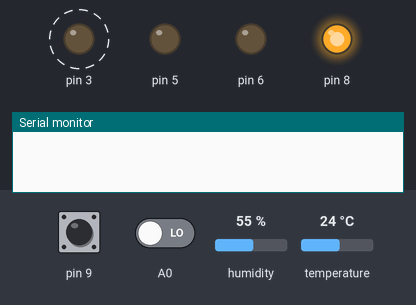
Bench run of a sketch on a simulated Arduino Uno, built with avr-gcc and run on an emulated ATmega328P. Parts: output pins drawn as LEDs (lit = HIGH), the last lines printed to the serial monitor. Dashed ring = blinking. Inputs (shaded band) come from the test bench; at power-on: pin 9 HIGH, A0 LOW, humidity 55 %, temperature 24 °C.

Above: at 4.7 s.
4.8 s: pin 9 pulled LOW for 3.2 s
At 5.2 s:
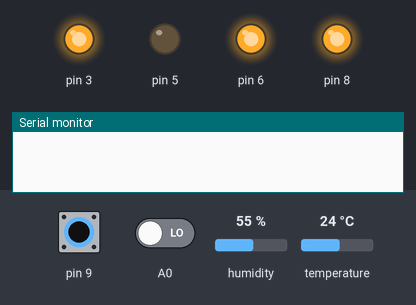
10.3 s: A0 driven HIGH
At 11.65 s:
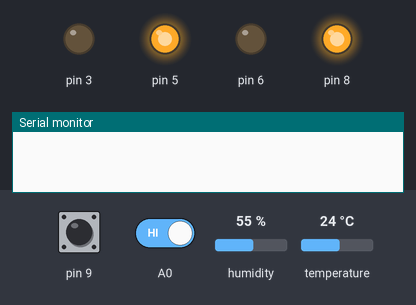
13.3 s: pin 9 pulled LOW for 1 s
At 31.83 s:
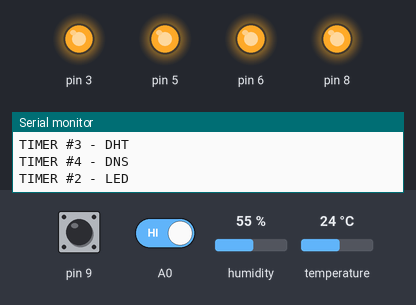
Timing chart, 0 to 32.5 s (numbered marks = the images above; inputs shaded):
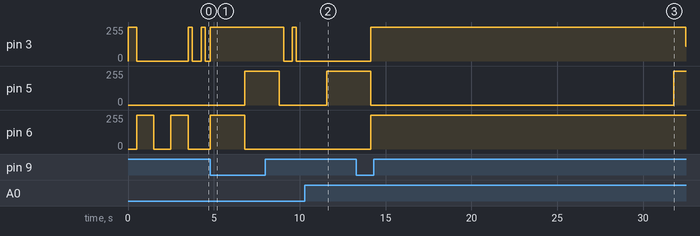

Measured:
- after the input at 4.8 s, pin 5: 0/255 → 255/255 after 2.0 s, → 0/255 2.0 s later; pin 6: 0/255 → 255/255 at once, → 0/255 2.0 s later
- after the input at 10.3 s, pin 3: stops changing and stays 0/255; pin 5: 0/255 → 254/255 after 1.3 s
- after the input at 13.3 s, pin 3: 0/255 → 255/255 after 0.84 s, → 254/255 2.3 s later; pin 5: 254/255 → 0/255 after 0.84 s

The sketch:

dat_HttpServer_v5.ino
```cpp
#include <Wire.h>
#include "RTClib.h"
#include <EtherCard.h>
#include "DHT.h"
#include <avr/wdt.h>

//RTC OBJECT & PIN
RTC_DS1307 rtc;
DHT dht(7, DHT11);
const byte dhtPowerPin PROGMEM = 8; //dht power pin

///LED MODULE PINS (PWM)
const byte rPin PROGMEM = 3; //Red
const byte gPin PROGMEM = 6; //Green
const byte bPin PROGMEM = 5; //Blue
byte rState = 0; byte gState = 0; byte bState = 0; //To make server more responsive, we don't need to turn ON an LED already ON.

////POWER SENSOR
const byte wPin PROGMEM = A0; //Power sensor input
byte wallPower = 0; //Wall Power sensor value
long outageTotal = 0; //Amount in seconds power was out for 1 days time.
long outageSeq = 0; //Amount of time in seconds power was out consecutively. If power comes back on, this will reset to 0.

//BUTTON INPUT
const byte iPin PROGMEM = 9; //Side input button

//ETHERNET ATTRIBUTES
const byte myip[] = { 192,168,200,5 };
const byte gwip[] = { 192,168,200,1 };
const byte dnsip[] = { 8,8,8,8 };
const byte netmask[] = { 255,255,255,0 };
const byte mymac[] = { 0x72,0x69,0x69,0x2D,0x38,0x31 };
unsigned int lastPort = 65000; //Webserver listens on port 65000. But website calls requires port 80.

//WEBITE ATTRIBUTES
const char dnsSite[] PROGMEM = "www.duckdns.org";
const byte dnsSiteIP[] PROGMEM = { 54,191,157,42 }; //this is a failsafe of duckdns's public ip. Used when DNS fails to resolve.
const char ipSite[] PROGMEM = "www.myexternalip.com";
const byte ipSiteIP[] PROGMEM = { 78,47,139,102 }; //this is a failsafe of myexternalip's public ip. Used when DNS fails to resolve.

//TIMERS USED IN LOOP
////These values are adjusted later in the loop upon success. Short intervals are nessisary for startup.
unsigned long cMillis = millis();
unsigned long pMillis1 = 0; unsigned long interval1 = 1000; //Used in power outage routine
unsigned long pMillis2 = 0; unsigned long interval2 = 10; //Surges Normal Blue LED to teal (Cosmetic)
unsigned long pMillis3 = 0; unsigned long interval3 = 4000; //When to check temp/hum from DHT11
unsigned long pMillis4 = 0; unsigned long interval4 = 6000; //When to check public IP and update DNS

//GENERAL USAGE ARRAYS
int httpCalls[] = {0,0,0,0}; //HTTP call successes and fail populate this array. Used in debug output.
int newTime[] = {0,0,0,0,0,0}; //For the landing page /rtc/1/etc. Used to set time manually.

//RTC & DHT11
byte rtcMonth = ""; byte rtcDay = ""; int rtcYear = ""; byte rtcHour = 0; byte rtcMinute = 0; byte rtcSecond = 0;
byte temp; byte hum;

//
byte Ethernet::buffer[500]; // tcp/ip send and receive buffer
BufferFiller bfill;
char publicIP[16]; //Buffer for public IP
char conkat[100]; //See ctrl+f -> "sprintf"

//DNS CALL & CONTROL
byte debug = 0; //If 1,debug mode is enabled and display httpCalls[] data via HTTP /info
byte callCtrl = 0; //flag that idicates when and not to parse the public ip
int httpFails = 0; byte callStatus = 0; int index1; int index2;
byte callToogle = 0; //flips between myexternal and duckdns (1. get ip, 2. send ip if #1 was successful)
//

void setup(){
  Serial.begin(9600);
  MCUSR = 0; //wd reset

  //Turn RED LED on. If this setup pass, blink GREEN twice. Else just stay RED.
  pinMode(rPin, OUTPUT); pinMode(gPin, OUTPUT); pinMode(bPin, OUTPUT); pinMode(iPin, INPUT_PULLUP); pinMode(wPin, INPUT); pinMode(dhtPowerPin,OUTPUT);
  digitalWrite(rPin, HIGH); digitalWrite(dhtPowerPin, HIGH); delay(500);

  //rtc checks
  dht.begin();
  while (!rtc.begin()) { Serial.println(F("RTC(1)")); delay(250); }
  while (!rtc.isrunning()) { Serial.println(F("RTC(2)")); delay(250); }
  while (ether.begin(sizeof Ethernet::buffer, mymac, 10) == 0) { Serial.println(F("Ether(0)")); delay(250); }
  ether.staticSetup(myip, gwip, dnsip, netmask);
  if (!ether.staticSetup(myip, gwip, dnsip, netmask)) { Serial.println(F("Static(0)")); while (1); }

  //testdns
  if ((!ether.dnsLookup(dnsSite)) && (!ether.dnsLookup(ipSite))) { Serial.println("DNS failed"); while(1); }
  ether.hisport = 65000; //65535
  //ether.printIp("IP:  ", ether.myip); ether.printIp("GW:  ", ether.gwip); ether.printIp("DNS: ", ether.dnsip); ether.printIp("netmask: ", ether.netmask); ether.printIp("Port:  ", ether.hisport);
  digitalWrite(rPin, LOW); digitalWrite(gPin, HIGH); delay(1000); digitalWrite(gPin, LOW); delay(1000); digitalWrite(gPin, HIGH); delay(1000); digitalWrite(gPin, LOW);
}

static void Callback (byte status, word off, word len) {
  if (status == 0) {
    char *data = (char *) Ethernet::buffer + off;
    if ((data[9] == 0x32) && (data[10] == 0x30) && (data[11] == 0x30)) { // 200 response
      if (callCtrl) {
        String ipBuff;
        //data extract 1. start 10 char from end. 2. find ends until whitespace. 3. add chars inbetween to ipbuff
        for (int x = (strlen(data)-10); x<(strlen(data)); x++) { if ((data[x] == 0x20 || (isspace(data[x])))) { index1 = x; break; } }
        for (int x = (strlen(data)-10); x>0; x--) { if ((data[x] == 0x20 || (isspace(data[x])))) { index2 = x; break; } }
        for (int x = index2; x<index1; x++) { if ((data[x] == 0x2e || (isdigit(data[x])))) { ipBuff += data[x]; } } //0x2e = decimal char
        if (ipBuff.length() >= 7) { //1.2.3.4 = 7+
          ipBuff.toCharArray(publicIP, 16);
          httpCalls[0] = httpCalls[0] + 1; //pass
          callStatus = 1;
        } else {
          publicIP[0] = {""}; // can check public ip before calling dns update
          httpCalls[1] = httpCalls[1] + 1; //fail
          callStatus = 0;
        }
      } else { //dns call 338-K 337-O
        if ((data[337] == 0x4F) && (data[338] == 0x4B)) { //OK
          httpCalls[2] = httpCalls[2] + 1; //pass
          callStatus = 1;
        } else {
          httpCalls[3] = httpCalls[3] + 1; //fail
          callStatus = 0;
        }
      }
    }
  if (debug) {Serial.println(data);}
  } else {
    httpFails += 1;
    callStatus = 0;
  }
}
void Call_Myexternal() {
      if (ether.dnsLookup(ipSite)) {
        ether.copyIp(ether.hisip, ether.hisip);
      } else {
        ether.copyIp(ether.hisip, ipSiteIP);
      }
      if (lastPort == 65000) { ether.hisport = 80; lastPort = 80; }
      ether.browseUrl(PSTR("/"), "raw", ipSite, Callback);
}
void Call_Duckdns() {
      if (ether.dnsLookup(dnsSite)) {
        ether.copyIp(ether.hisip, ether.hisip);
      } else {
        ether.copyIp(ether.hisip, dnsSiteIP);
      }
      if (lastPort == 65000) { ether.hisport = 80; lastPort = 80; }
      sprintf(conkat,"update?domains=[DOMAIN]&token=[TOKEN]&ip=%s", publicIP);
      ether.browseUrl(PSTR("/"), conkat, dnsSite, Callback);
}

//LED CONTROL
void RGBRESET() {
  rState = 0; gState = 0; bState = 0;
  digitalWrite(rPin, LOW); digitalWrite(gPin, LOW); digitalWrite(bPin, LOW); return;
}
void RGBLED(byte r, byte g, byte b) {
  byte bri;

       if ((r) && (!rState)) { for ( bri = 0; bri < 255; bri += 1 ){ analogWrite(rPin, bri); delay(5); } rState = 1; }
  else if ((g) && (!gState)) { for ( bri = 0; bri < 255; bri += 1 ){ analogWrite(gPin, bri); delay(5); } gState = 1; }
  else if ((b) && (!bState)) { for ( bri = 0; bri < 255; bri += 1 ){ analogWrite(bPin, bri); delay(5); } bState = 1; }

       if ((!r) && (rState)) { for ( bri = 255; bri > 0; bri -= 1 ){ analogWrite(rPin, bri); delay(5); } rState = 0; }
  else if ((!g) && (gState)) { for ( bri = 255; bri > 0; bri -= 1 ){ analogWrite(gPin, bri); delay(5); } gState = 0; }
  else if ((!b) && (bState)) { for ( bri = 255; bri > 0; bri -= 1 ){ analogWrite(bPin, bri); delay(5); } bState = 0; }
}
// http200 alert ok temp dns button
void ButtonHandler() {
    byte btnHold = 0;
    while (!digitalRead(iPin)) {
      if (btnHold > 8) {
        //holding the button too long
        RGBRESET();
        for (byte i = 1; i < 5; i++) { digitalWrite(rPin, HIGH); delay(500); digitalWrite(rPin, LOW); delay(500); } return;
      } else {
        btnHold += 1;
        if ((btnHold > 0) && (btnHold <= 2))      { RGBRESET(); digitalWrite(rPin, HIGH); digitalWrite(gPin, HIGH); digitalWrite(bPin, LOW);  }
        else if ((btnHold > 2) && (btnHold <= 4)) { RGBRESET(); digitalWrite(rPin, HIGH); digitalWrite(gPin, LOW);  digitalWrite(bPin, HIGH);  }
        else if ((btnHold > 4) && (btnHold <= 6)) { RGBRESET(); digitalWrite(rPin, LOW);  digitalWrite(gPin, HIGH); digitalWrite(bPin, HIGH);  }
        else if ((btnHold > 6) && (btnHold <= 8)) { RGBRESET(); digitalWrite(rPin, HIGH); digitalWrite(gPin, HIGH); digitalWrite(bPin, HIGH); }
        delay(1000);
      }
    }
    if ((btnHold > 0) && (btnHold <= 2)) {
      //mode #1
      if (debug) { debug = 0; } else { debug = 1; }
    }
    else if ((btnHold > 2) && (btnHold <= 4)) {
      //mode #2
      if (!callToogle) {
        callCtrl = 1; callToogle = 1;
        Call_Myexternal();
      } else {
        callCtrl = 1; callToogle = 0;
        Call_Duckdns();
      }
    }
    else if ((btnHold > 4) && (btnHold <= 6)) {
      //mode #4
      digitalWrite(dhtPowerPin, LOW); delay(2000); digitalWrite(dhtPowerPin, HIGH); delay(2000);
      GetTemps();
      rtc.adjust(DateTime(F(__DATE__), F(__TIME__)));
      DateAndTime();
    }
    else if ((btnHold > 6) && (btnHold <= 8)) {
      wdt_enable(WDTO_15MS); for(;;) { /*do nothing until reset*/ };
    }
    else {
      RGBRESET();
      for (byte i = 1; i < 5; i++) {  digitalWrite(rPin, HIGH); delay(500); digitalWrite(rPin, LOW); delay(500);  } return;
    }
}


//TEMP and HUM FROM DHT11
void GetTemps() {
  byte fails = 0;
  while (fails < 2) {
    temp = dht.readTemperature(true);
    hum = dht.readHumidity();
    if (isnan(temp) || isnan(hum)) {
      fails += 1; temp = 0; hum = 0; delay(2000);
    } else {
      break;
    }
  }
  return;
}

//DATE AND TIME FROM RTC
void DateAndTime() {
    DateTime now = rtc.now();
    rtcMonth = now.month(); rtcDay = now.day(); rtcYear = now.year();
    rtcHour = now.hour(); rtcMinute = now.minute(); rtcSecond = now.second();
}
static word http_function() {
  bfill = ether.tcpOffset();
  bfill.emit_p(PSTR(
    "HTTP/1.0 200 OK\r\n"
    "Content-Type: text/html\r\n"
    "Retry-After: 600\r\n"
    "\r\n"
    "$D"), callStatus);
  return bfill.position();
}
static word http_debug() {
  bfill = ether.tcpOffset();
  bfill.emit_p(PSTR(
    "HTTP/1.0 200 OK\r\n"
    "Content-Type: text/html\r\n"
    "Retry-After: 600\r\n"
    "\r\n"
    "$D^$D^$D^$D^$D^$D"), debug, httpCalls[0], httpCalls[1], httpCalls[2], httpCalls[3], httpFails);
  return bfill.position();
}
static word http_Info() {
  //float is the lowest data type large enough to hold the amount of seconds in 1 day. outageSeq & outageTotal have to be converted to char work with ethercard.
  char outageS[8]; dtostrf(outageSeq, 7, 0, outageS);
  char outageT[8]; dtostrf(outageTotal, 7, 0, outageT);
  bfill = ether.tcpOffset();
  bfill.emit_p(PSTR(
    "HTTP/1.0 200 OK\r\n"
    "Content-Type: text/html\r\n"
    "Retry-After: 600\r\n"
    "\r\n"
    "$D/$D/$D^$D:$D:$D^$D^$D^$D^$S^$S"), rtcMonth, rtcDay, rtcYear, rtcHour, rtcMinute, rtcSecond, temp, hum, wallPower, outageS, outageT);
  return bfill.position();
}
static word http_NotFound() {
  bfill = ether.tcpOffset();
  bfill.emit_p(PSTR(
    "HTTP/1.0 404 Not Found\r\n"
    "Content-Type: text/html\r\n\r\n"));
  return bfill.position();
}
/*_________________________________________________________________________________________________________*/
void loop(){
  cMillis = millis();
  word len = ether.packetReceive();
  word pos = ether.packetLoop(len);
  if (pos){
    //ALL HTTP TASKS
    char *data = (char *) Ethernet::buffer + pos;
    String buff;
    for (byte x = 5; x<100; x++) {
      //figure out url parameters
      if (isspace(data[x])) { break; } else { buff += data[x]; }
    }
    //get the command from buff and set a flag for the switch below (for organization?)
    byte ctrl = 0;
         if (buff == "info")                  { ctrl = 1; }
    else if (buff.substring(0,6) == "rtc/0/") { ctrl = 2; }
    else if (buff.substring(0,5) == "rtc/1")  { ctrl = 3; }
    else if (buff == "dht")                   { ctrl = 4; }
    else if (buff == "reset")                 { ctrl = 5; }
    else if (buff == "debug")                 { ctrl = 6; }
    else if (buff == "dns")                   { ctrl = 7; }

    switch (ctrl) {
      case 1:
        //info
        DateAndTime();
        if (!debug) {
          ether.httpServerReply(http_Info());
        } else {
          ether.httpServerReply(http_debug());
        }
        RGBLED(1,1,1); //RGBLED(r,g,b)
        break;

      case 2:
        //rtc/0/
        newTime[0] = 0; newTime[1] = 0; newTime[2] = 0; newTime[3] = 0; newTime[4] = 0; newTime[5] = 0; index1 = 0;
        buff = buff.substring(6);
        for (byte i = 0; i < buff.length(); i++) {
          if (buff[i] == 0x2D) { //hyphen
            if      (newTime[0] == 0) { newTime[0] = buff.substring(0, i).toInt();        index2 = i;}
            else if (newTime[1] == 0) { newTime[1] = buff.substring(index2+1, i).toInt(); index2 = i;}
            else if (newTime[2] == 0) { newTime[2] = buff.substring(index2+1, i).toInt(); index2 = i;}
            else if (newTime[3] == 0) { newTime[3] = buff.substring(index2+1, i).toInt(); index2 = i;}
            else if (newTime[4] == 0) { newTime[4] = buff.substring(index2+1, i).toInt(); newTime[5] = buff.substring(i+1).toInt();} else { break; }
          }
        }
        index1 = 0;
        if ((newTime[0] != 0) && (newTime[1] != 0) && (newTime[2] != 0)) {
          rtc.adjust(DateTime(newTime[0], newTime[1], newTime[2], newTime[3], newTime[4], newTime[5]));
          callStatus = 1;
        } else {
          callStatus = 0;
        }
        ether.httpServerReply(http_function());
        RGBLED(1,1,1);
        break;
      case 3:
        //rtc/1
        rtc.adjust(DateTime(F(__DATE__), F(__TIME__)));
        callStatus = 1;
        ether.httpServerReply(http_function());
        RGBLED(1,1,1);
        break;
      case 4:
        //dht
        callStatus = 1;
        ether.httpServerReply(http_function());
        RGBLED(1,1,1);
        digitalWrite(dhtPowerPin, LOW);
        delay(1000);
        digitalWrite(dhtPowerPin, HIGH);
        GetTemps();
        break;
      case 5:
        //reset
        callStatus = 1;
        ether.httpServerReply(http_function());
        RGBLED(1,1,1); delay(1000);
        wdt_enable(WDTO_15MS); for(;;) { /*do nothing until reset*/ }
        break;
      case 6:
        //debug
        if (debug) { debug = 0; } else { debug = 1; }
          callStatus = 1;
          ether.httpServerReply(http_function());
          RGBLED(1,1,1);
      case 7:
        //dns
        ether.httpServerReply(http_function());
        RGBLED(1,1,1);
        callToogle = 0;
        if (!callToogle){
          Call_Myexternal();
          callCtrl = 1;
          if (callStatus) { callToogle = 1; }
        } else {
          callCtrl = 0;
          RGBLED(1,1,0);
          Call_Duckdns();
          callToogle = 0;
        }
        break;
      default:
          callStatus = 0;
          ether.httpServerReply(http_NotFound());
          RGBLED(1,0,0);
          break;
    }
    if (debug) {
      Serial.print(F("HTTP - CASE: ")); Serial.print(ctrl); Serial.println();
      Serial.print(F("HTTP - BUFF: ")); Serial.print(buff); Serial.println();
      Serial.print(F("HTTP - TOGGLE: ")); Serial.print(callToogle); Serial.println();
      Serial.print(F("HTTP - CALLSTATUS: ")); Serial.print(callStatus); Serial.println();
    }

  } else {
    //NOT AN HTTP REQUEST SO CHECK BUTTON, THEN WALL POWER, AND THEN TIMERS
    if (!digitalRead(iPin))  {
      if (debug) { Serial.println(F("BUTTON HANDLER")); }
      RGBRESET();
      ButtonHandler();
    } else if (!digitalRead(wPin)) {
      RGBRESET();
      if (cMillis - pMillis1 >= (interval1 - 250)) {
        outageTotal += 1;
        outageSeq += 1;
        digitalWrite(rPin, HIGH);
        pMillis1 = cMillis;
        delay(250);
      }
    } else {
      byte ctrl = 0;
           if (cMillis - pMillis2 >= interval2) { ctrl = 2; }
      else if (cMillis - pMillis3 >= interval3) { ctrl = 3; }
      else if (cMillis - pMillis4 >= interval4) { ctrl = 4; }

      switch (ctrl) {
        case 2:
          if (debug) { Serial.println(F("TIMER #2 - LED")); }
          if ((rtcHour == 24) && (rtcMinute == 0) && (rtcSecond <= 15)) {
            outageTotal = 0;
          } else {
            if (lastPort == 80) { ether.hisport = 65000;  lastPort = 65000; }
            RGBLED(0,0,1); RGBLED(0,1,1); RGBLED(0,0,1); interval2 = 15000;
          }
          pMillis2 = cMillis;
          break;
        case 3:
          if (debug) { Serial.println(F("TIMER #3 - DHT")); }
          RGBLED(1,0,1);
          GetTemps();
          if ((temp) && (hum)) {
            interval3 = (60000 * 10); //1800000;
          } else {
            interval3 = 60000; //900000;
          }
          pMillis3 = cMillis;
          break;
        case 4:
          if (debug) { Serial.println(F("TIMER #4 - DNS")); }
          if (!callToogle) {
            callCtrl = 1; //tells to parse ip out
            Call_Myexternal();
            if (callStatus) {
              callToogle = 1;
              RGBLED(0,1,0);
            } else {
              RGBLED(1,0,0);
            }
          } else {
            callCtrl = 0; // dont parse ip
            RGBLED(1,1,0);
            Call_Duckdns();
            if (callStatus) {
              interval4 = (3600000 * 6); //6 hours
              callToogle = 0;
              if (lastPort == 80) { ether.hisport = 65000;  lastPort = 65000; }
              for (byte x = 0; x<5; x++) { RGBLED(0,1,0); RGBLED(1,1,0); }
            } else {
              interval4 = 900000; //15 mins
              for (byte x = 0; x<5; x++) { RGBLED(1,0,0); RGBLED(1,1,0); }
            }
          }
          pMillis4 = cMillis;
          break;
      }
    }
  }
  delay(3); //If timers end in an even number...
}
```
